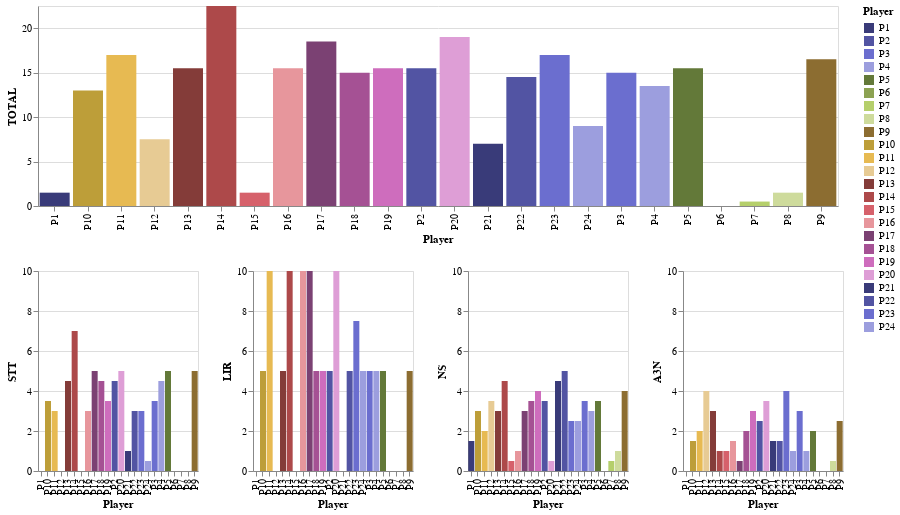

The code cell stored with this chart in its notebook:
### Markdown cell above
### Detailed Charts

### Code cell
#collapse-hide
dt9_8 = pd.read_csv("/home/rubens/papers_briefing/csvs/mapBattle.csv")
selector = alt.selection_single(empty='all', fields=['Player'])
l = dt9_8['Player'].tolist()
color_scale = alt.Scale(domain=l,scheme="category20b")
base = alt.Chart(dt9_8).properties(
    width=800,
    height=200
).add_selection(selector)

points = base.mark_bar(filled=True, size=30).encode(
    x=alt.X('Player:N'),
    y=alt.Y('TOTAL:Q',            
            scale=alt.Scale(domain=[0,max(dt9_8['TOTAL'].tolist())])),
    tooltip=['Test:N','Type:N'],
    color=alt.condition(selector,
                        'Player:N',
                        alt.value('lightgray'),
                        scale=color_scale),
)

hists = base.mark_bar(opacity=1.0, thickness=100).encode(
    x=alt.X('Player:N'),
    y=alt.Y('STT:Q',
            stack=None,
            scale=alt.Scale(domain=[0,10])),
    color=alt.Color('Player:N',
                    scale=color_scale),
    tooltip=['Code:N']
).transform_filter(
    selector
).properties(
    width=160,
    height=200
)

hists2 = base.mark_bar(opacity=1.0, thickness=100).encode(
    x=alt.X('Player:N'),
    y=alt.Y('LIR:Q',
            stack=None,
            scale=alt.Scale(domain=[0,10])),
    color=alt.Color('Player:N',
                    scale=color_scale),
    tooltip=['Code:N']
).transform_filter(
    selector
).properties(
    width=160,
    height=200
)

hists3 = base.mark_bar(opacity=1.0, thickness=80).encode(
    x=alt.X('Player:N'),
    y=alt.Y('NS:Q',
            stack=None,
            scale=alt.Scale(domain=[0,10])),
    color=alt.Color('Player:N',
                    scale=color_scale),
    tooltip=['Code:N']
).transform_filter(
    selector
).properties(
    width=160,
    height=200
)

hists4 = base.mark_bar(opacity=1.0, thickness=80).encode(
    x=alt.X('Player:N'),
    y=alt.Y('A3N:Q',
            stack=None,
            scale=alt.Scale(domain=[0,10])),
    color=alt.Color('Player:N',
                    scale=color_scale),
    tooltip=['Code:N']
).transform_filter(
    selector
).properties(
    width=160,
    height=200
)

alt.vconcat(points , hists | hists2 | hists3 | hists4)

### Figure 1 — Vega-Lite specification as saved in the notebook (floating-point values rounded to 4 significant figures)
{"config": {"view": {"continuousWidth": 400, "continuousHeight": 300}}, "vconcat": [{"mark": {"type": "bar", "filled": true, "size": 30}, "encoding": {"color": {"condition": {"type": "nominal", "field": "Player", "scale": {"domain": ["P1", "P2", "P3", "P4", "P5", "P6", "P7", "P8", "P9", "P10", "P11", "P12", "P13", "P14", "P15", "P16", "P17", "P18", "P19", "P20", "P21", "P22", "P23", "P24"], "scheme": "category20b"}, "selection": "selector082"}, "value": "lightgray"}, "tooltip": [{"type": "nominal", "field": "Test"}, {"type": "nominal", "field": "Type"}], "x": {"type": "nominal", "field": "Player"}, "y": {"type": "quantitative", "field": "TOTAL", "scale": {"domain": [0, 22.5]}}}, "height": 200, "selection": {"selector082": {"type": "single", "empty": "all", "fields": ["Player"]}}, "width": 800}, {"hconcat": [{"mark": {"type": "bar", "opacity": 1.0, "thickness": 100}, "encoding": {"color": {"type": "nominal", "field": "Player", "scale": {"domain": ["P1", "P2", "P3", "P4", "P5", "P6", "P7", "P8", "P9", "P10", "P11", "P12", "P13", "P14", "P15", "P16", "P17", "P18", "P19", "P20", "P21", "P22", "P23", "P24"], "scheme": "category20b"}}, "tooltip": [{"type": "nominal", "field": "Code"}], "x": {"type": "nominal", "field": "Player"}, "y": {"type": "quantitative", "field": "STT", "scale": {"domain": [0, 10]}, "stack": null}}, "height": 200, "selection": {"selector082": {"type": "single", "empty": "all", "fields": ["Player"]}}, "transform": [{"filter": {"selection": "selector082"}}], "width": 160}, {"mark": {"type": "bar", "opacity": 1.0, "thickness": 100}, "encoding": {"color": {"type": "nominal", "field": "Player", "scale": {"domain": ["P1", "P2", "P3", "P4", "P5", "P6", "P7", "P8", "P9", "P10", "P11", "P12", "P13", "P14", "P15", "P16", "P17", "P18", "P19", "P20", "P21", "P22", "P23", "P24"], "scheme": "category20b"}}, "tooltip": [{"type": "nominal", "field": "Code"}], "x": {"type": "nominal", "field": "Player"}, "y": {"type": "quantitative", "field": "LIR", "scale": {"domain": [0, 10]}, "stack": null}}, "height": 200, "selection": {"selector082": {"type": "single", "empty": "all", "fields": ["Player"]}}, "transform": [{"filter": {"selection": "selector082"}}], "width": 160}, {"mark": {"type": "bar", "opacity": 1.0, "thickness": 80}, "encoding": {"color": {"type": "nominal", "field": "Player", "scale": {"domain": ["P1", "P2", "P3", "P4", "P5", "P6", "P7", "P8", "P9", "P10", "P11", "P12", "P13", "P14", "P15", "P16", "P17", "P18", "P19", "P20", "P21", "P22", "P23", "P24"], "scheme": "category20b"}}, "tooltip": [{"type": "nominal", "field": "Code"}], "x": {"type": "nominal", "field": "Player"}, "y": {"type": "quantitative", "field": "NS", "scale": {"domain": [0, 10]}, "stack": null}}, "height": 200, "selection": {"selector082": {"type": "single", "empty": "all", "fields": ["Player"]}}, "transform": [{"filter": {"selection": "selector082"}}], "width": 160}, {"mark": {"type": "bar", "opacity": 1.0, "thickness": 80}, "encoding": {"color": {"type": "nominal", "field": "Player", "scale": {"domain": ["P1", "P2", "P3", "P4", "P5", "P6", "P7", "P8", "P9", "P10", "P11", "P12", "P13", "P14", "P15", "P16", "P17", "P18", "P19", "P20", "P21", "P22", "P23", "P24"], "scheme": "category20b"}}, "tooltip": [{"type": "nominal", "field": "Code"}], "x": {"type": "nominal", "field": "Player"}, "y": {"type": "quantitative", "field": "A3N", "scale": {"domain": [0, 10]}, "stack": null}}, "height": 200, "selection": {"selector082": {"type": "single", "empty": "all", "fields": ["Player"]}}, "transform": [{"filter": {"selection": "selector082"}}], "width": 160}]}], "data": {"name": "data-6885576ab72e447adfa1145e3f0d89d8"}, "$schema": "https://vega.github.io/schema/vega-lite/v4.8.1.json", "datasets": {"data-6885576ab72e447adfa1145e3f0d89d8": [{"Player": "P1", "STT": 0.0, "LIR": 0.0, "NS": 1.5, "A3N": 0.0, "TOTAL": 1.5, "Test": "LBattle-31696507", "Type": "LE", "Code": "attack(Ranged,lessHealthy) attack(Heavy,closest)"}, {"Player": "P2", "STT": 4.5, "LIR": 5.0, "NS": 3.5, "A3N": 2.5, "TOTAL": 15.5, "Test": "Battle-31696509", "Type": "LE", "Code": "for(u) (attack(Ranged,closest,u)) attack(Heavy,closest)"}, {"Player": "P3", "STT": 3.5, "LIR": 5.0, "NS": 3.5, "A3N": 3.0, "TOTAL": 15.0, "Test": "LBattle-31696511", "Type": "ME", "Code": "attack(Ranged,closest) for(u) (attack(Heavy,closest,u))"}, {"Player": "P4", "STT": 4.5, "LIR": 5.0, "NS": 3.0, "A3N": 1.0, "TOTAL": 13.5, "Test": "LBattle-31696506", "Type": "ME", "Code": "for(u) (attack(Heavy,closest,u) attack(Ranged,closest,u))"}, {"Player": "P5", "STT": 5.0, "LIR": 5.0, "NS": 3.5, "A3N": 2.0, "TOTAL": 15.5, "Test": "Battle-31696509", "Type": "ME", "Code": "for(u) (attack(Ranged,closest,u)) for(u) (attack(Heavy,closest,u))"}, {"Player": "P6", "STT": 0.0, "LIR": 0.0, "NS": 0.0, "A3N": 0.0, "TOTAL": 0.0, "Test": "Battle-31696509", "Type": "LE", "Code": "for(u) (attack(Heavy,closest,u) moveToUnit(Ranged,Ally,strongest,u))"}, {"Player": "P7", "STT": 0.0, "LIR": 0.0, "NS": 0.5, "A3N": 0.0, "TOTAL": 0.5, "Test": "LB-42826120", "Type": "LE", "Code": "for(u) (moveToUnit(Ranged,Ally,strongest,u)) for(u) (attack(Ranged,closest,u))"}, {"Player": "P8", "STT": 0.0, "LIR": 0.0, "NS": 1.0, "A3N": 0.5, "TOTAL": 1.5, "Test": "LBattle-31696511", "Type": "LE", "Code": "moveToUnit(Ranged,Enemy,closest) attack(Ranged,lessHealthy) attack(Heavy,closest)"}, {"Player": "P9", "STT": 5.0, "LIR": 5.0, "NS": 4.0, "A3N": 2.5, "TOTAL": 16.5, "Test": "Battle-31696509", "Type": "MP", "Code": "attack(Heavy,closest) if(HaveUnitsToDistantToEnemy(Heavy,7)) (attack(Ranged,closest))"}, {"Player": "P10", "STT": 3.5, "LIR": 5.0, "NS": 3.0, "A3N": 1.5, "TOTAL": 13.0, "Test": "LBattle-31696507", "Type": "ME", "Code": "attack(Heavy,closest) if(HaveUnitsToDistantToEnemy(Ranged,8)) (attack(Ranged,closest))"}, {"Player": "P11", "STT": 3.0, "LIR": 10.0, "NS": 2.0, "A3N": 2.0, "TOTAL": 17.0, "Test": "LBattle-31696507", "Type": "LE", "Code": "moveToUnit(Ranged,Ally,strongest) for(u) (attack(Ranged,closest,u) attack(Heavy,closest,u))"}, {"Player": "P12", "STT": 0.0, "LIR": 0.0, "NS": 3.5, "A3N": 4.0, "TOTAL": 7.5, "Test": "LB-42826107", "Type": "LE", "Code": "if(HaveUnitsToDistantToEnemy(Ranged,9)) (attack(Ranged,closest)) (attack(Heavy,lessHealthy))"}, {"Player": "P13", "STT": 4.5, "LIR": 5.0, "NS": 3.0, "A3N": 3.0, "TOTAL": 15.5, "Test": "Battle-31696509", "Type": "LE", "Code": "if(HaveUnitsToDistantToEnemy(Ranged,8)) (attack(Ranged,closest)) for(u) (attack(Heavy,closest,u))"}, {"Player": "P14", "STT": 7.0, "LIR": 10.0, "NS": 4.5, "A3N": 1.0, "TOTAL": 22.5, "Test": "LB-42826107", "Type": "MP", "Code": "attack(Ranged,closest) for(u) (if(HaveUnitsToDistantToEnemy(Heavy,9,u)) (attack(Heavy,closest,u)))"}, {"Player": "P15", "STT": 0.0, "LIR": 0.0, "NS": 0.5, "A3N": 1.0, "TOTAL": 1.5, "Test": "LB-42826107", "Type": "LE", "Code": "if(HaveUnitsToDistantToEnemy(Ranged,9)) (attack(Ranged,closest)) moveaway(Heavy) attack(Heavy,closest)"}, {"Player": "P16", "STT": 3.0, "LIR": 10.0, "NS": 1.0, "A3N": 1.5, "TOTAL": 15.5, "Test": "LB-42826120", "Type": "MP", "Code": "for(u) (moveToUnit(Ranged,Ally,strongest,u) attack(Ranged,closest,u)) for(u) (attack(Heavy,closest,u))"}, {"Player": "P17", "STT": 5.0, "LIR": 10.0, "NS": 3.0, "A3N": 0.5, "TOTAL": 18.5, "Test": "LBattle-31696511", "Type": "MP", "Code": "attack(Heavy,closest) for(u) (if(HaveQtdUnitsAttacking(Ranged,1)) (moveaway(Ranged,u)) attack(Ranged,closest,u))"}, {"Player": "P18", "STT": 4.5, "LIR": 5.0, "NS": 3.5, "A3N": 2.0, "TOTAL": 15.0, "Test": "LBattle-31696511", "Type": "LE", "Code": "if(HaveUnitsinEnemyRange(Ranged)) (attack(Ranged,closest)) (moveToUnit(Ranged,Enemy,weakest) attack(Heavy,closest))"}, {"Player": "P19", "STT": 3.5, "LIR": 5.0, "NS": 4.0, "A3N": 3.0, "TOTAL": 15.5, "Test": "LBattle-31696506", "Type": "MP", "Code": "moveToUnit(Heavy,Enemy,closest) for(u) (attack(Heavy,closest,u)) for(u) (if(HaveEnemiesStrongest(Ranged,u)) (attack(Ranged,closest,u)))"}, {"Player": "P20", "STT": 5.0, "LIR": 10.0, "NS": 0.5, "A3N": 3.5, "TOTAL": 19.0, "Test": "LBattle-31696507", "Type": "MP", "Code": "for(u) (attack(Heavy,closest,u)) for(u) (if(HaveEnemiesStrongest(Ranged,u)) (moveToUnit(Ranged,Ally,strongest,u))) attack(Ranged,closest)"}, {"Player": "P21", "STT": 1.0, "LIR": 0.0, "NS": 4.5, "A3N": 1.5, "TOTAL": 7.0, "Test": "Battle-31696509", "Type": "LE", "Code": "if(HaveEnemiesinUnitsRange(Ranged)) (attack(Ranged,closest)) attack(Heavy,weakest) moveToUnit(Ranged,Ally,farthest) attack(Ranged,strongest)"}, {"Player": "P22", "STT": 3.0, "LIR": 5.0, "NS": 5.0, "A3N": 1.5, "TOTAL": 14.5, "Test": "LB-42826120", "Type": "ME", "Code": "for(u) (if(HaveEnemiesinUnitsRange(Ranged,u)) (attack(Ranged,closest,u)) (attack(Heavy,closest,u))) for(u) (moveaway(Ranged,u) attack(Ranged,closest,u))"}, {"Player": "P23", "STT": 3.0, "LIR": 7.5, "NS": 2.5, "A3N": 4.0, "TOTAL": 17.0, "Test": "LB-42826120", "Type": "LE", "Code": "attack(Heavy,closest) if(HaveUnitsToDistantToEnemy(Ranged,7)) (attack(Ranged,closest)) if(HaveQtdUnitsbyType(Heavy,2)) (moveToUnit(Ranged,Ally,strongest))"}, {"Player": "P24", "STT": 0.5, "LIR": 5.0, "NS": 2.5, "A3N": 1.0, "TOTAL": 9.0, "Test": "LB-42826107", "Type": "ME", "Code": "for(u) (attack(Heavy,strongest,u)) if(HaveQtdUnitsbyType(Heavy,3)) (moveToUnit(Ranged,Ally,lessHealthy)) (attack(Ranged,closest)) for(u) (moveaway(Ranged,u)) moveaway(Ranged)"}]}}
